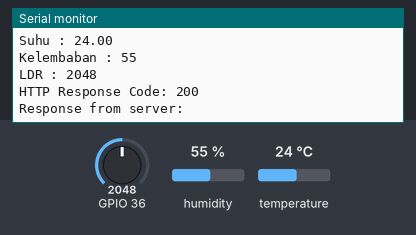
Bench run of a sketch on a simulated ESP32. Parts: the last lines printed to the serial monitor. The test bench sets the inputs (shaded band); at power-on: humidity 55 %, GPIO 36 = 2048, temperature 24 °C. WiFi joins after 1.5 s; servers stay silent unless stated; uploads are accepted with an empty reply.

Above: at 2.7 s.
2.8 s: humidity set to 22 %
At 3.18 s:
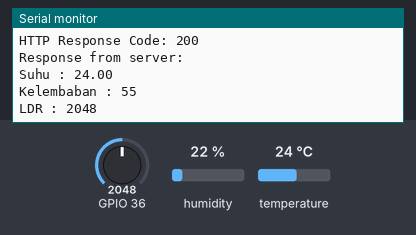
4.7 s: GPIO 36 set to 2866
At 6.5 s:
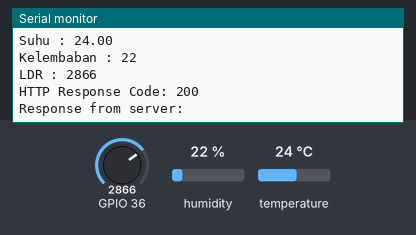
6.6 s: temperature set to 12 °C
At 7.43 s:
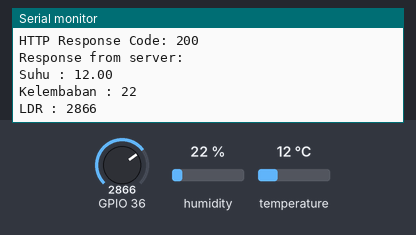
8.5 s: GPIO 36 set to 3603
At 9.6 s:
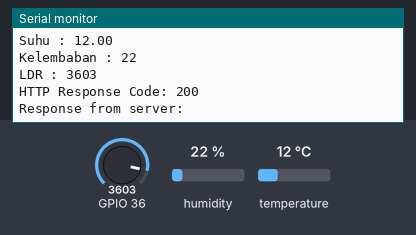
10.4 s: humidity set to 40 %
At 11.66 s:
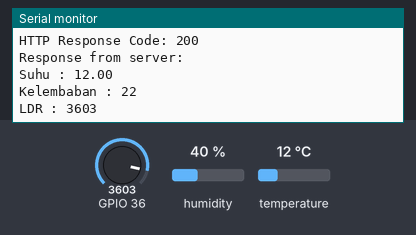
Timing chart, 0 to 13.3 s (numbered marks = the images above; inputs shaded):
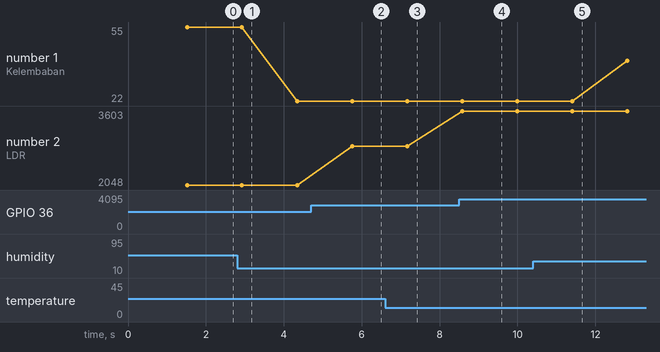

Measured:
- after the input at 4.7 s, the serial monitor: prints a new line after 1.1 s (image 2)
- after the input at 6.6 s, the serial monitor: prints a new line after 0.58 s (image 3)
- after the input at 8.5 s, the serial monitor: prints a new line after 0.08 s (image 4)
- plotted number 1: 55 → 22 after the input at 2.8 s, 22 → 40 after the input at 10.4 s
- plotted number 2: 2048 → 2866 after the input at 4.7 s, 2866 → 3603 after the input at 8.5 s

The sketch:

multisensor.ino
```cpp
//library DHT dan Wifi
#include "DHT.h"
#include <WiFi.h> //menggunakan <> dan bukan ""
#include "HTTPClient.h"

// Pin DHT11
#define DHTPIN 4 // pin GPIO4
#define DHTTYPE DHT11

// Objek DHT11
DHT dht(DHTPIN, DHTTYPE);

// Variabel Wifi Hotspot & Password
const char* ssid = "Livi";
const char* pass = "12tigaempat";

// Variabel Host/Server Web
const char* host = "192.168.1.5";

// Port Web Server = 8080
const int httpPort = 8080;

void setup() {
  // Serial Activation
  Serial.begin(9600);
  // DHT11 Activation
  dht.begin();

  // Setup Wifi
  WiFi.begin(ssid, pass);
  Serial.println("Connecting...");
  while (WiFi.status() != WL_CONNECTED) {
    Serial.print("...");
    delay(500);
  }
  // If Success Connected
  Serial.println("Connected");
}

void loop() {
  // Read suhu & kelembaban
  float suhu = dht.readTemperature();
  int kelembaban = dht.readHumidity();
  // Read Nilai LDR
  int ldr = analogRead(A0);

  // Echo Sensor Value
  Serial.println("Suhu : " + String(suhu));
  Serial.println("Kelembaban : " + String(kelembaban));
  Serial.println("LDR : " + String(ldr));

  // Data -> Server
  WiFiClient client;
  HTTPClient http;

  // Jika koneksi berhasil
  if (!client.connect(host, httpPort)) {
    Serial.println("Connection Failed");
    return;
  }

  // Variabel Link
  String link;
  // Alamat Link
  link = "http://" + String(host) + ":" + String(httpPort) + "/multisensor/kirimdata.php?suhu=" + String(suhu) + "&kelembaban=" + String(kelembaban) + "&ldr=" + String(ldr);

  // Eksekusi Alamat Link
  http.begin(link);

  // Mendapatkan HTTP response code
  int httpResponseCode = http.GET(); // Kirim permintaan GET
  Serial.print("HTTP Response Code: ");
  Serial.println(httpResponseCode); // Tampilkan response code

  // Respon Setelah Sukses Nilai kirim sensor
  if (httpResponseCode > 0) {
    String respon = http.getString(); // Ambil respon dari server
    Serial.println("Response from server: " + respon);
  } else {
    Serial.print("Error on sending GET: ");
    Serial.println(httpResponseCode); // Jika gagal, cetak error
  }


  http.end();

  delay(1000); // Delay loopong selanjutnya
}

//xixixi, mulai projek jam 10 pagi, kelar jam 1 malem, itupun sensornya masih gajelas, xixixi
//Kesimpulan Hari ini
//Kerjain PHP di sublime, di Vscode akan ada beberapa kode yang "dianggap" salah karena kurangnya ekstension/library dan kurangnya ilmu saya
//gak tau kenapa library disini tidak bisa menggunakan "Wifi.h", Harus menggunakan <Wifi.h>, padahal abang abang koper bisa tch
//tidak jarang Library bisa konflik, dalam kode ini troubleshooting masalah Lib Wifi Lama karena tidak bertanya ke chatgpt dan masalah konflik Lib dipackages arduino15

//Total projek ini 80% jadi (Sensor masih salah)
// 4 jam Setting PHP dan Arduino sebelum tes menggunakan ESP32
// 1-2 Jam Troubleshooting Driver ESP32 dan Troubleshooting ESP32 tidak ke detect sama komputer
// 2 jam ngurusin Syntax yang dianggap salah di Vscode karena kurangnya Library, Belum/TIdak Download ekstension library yang benar untuk PHP
// 4 Jam troubleshooting Masalah jaringan Dari ESP -> Server, Terutama masalah Library Wifi.h
```
